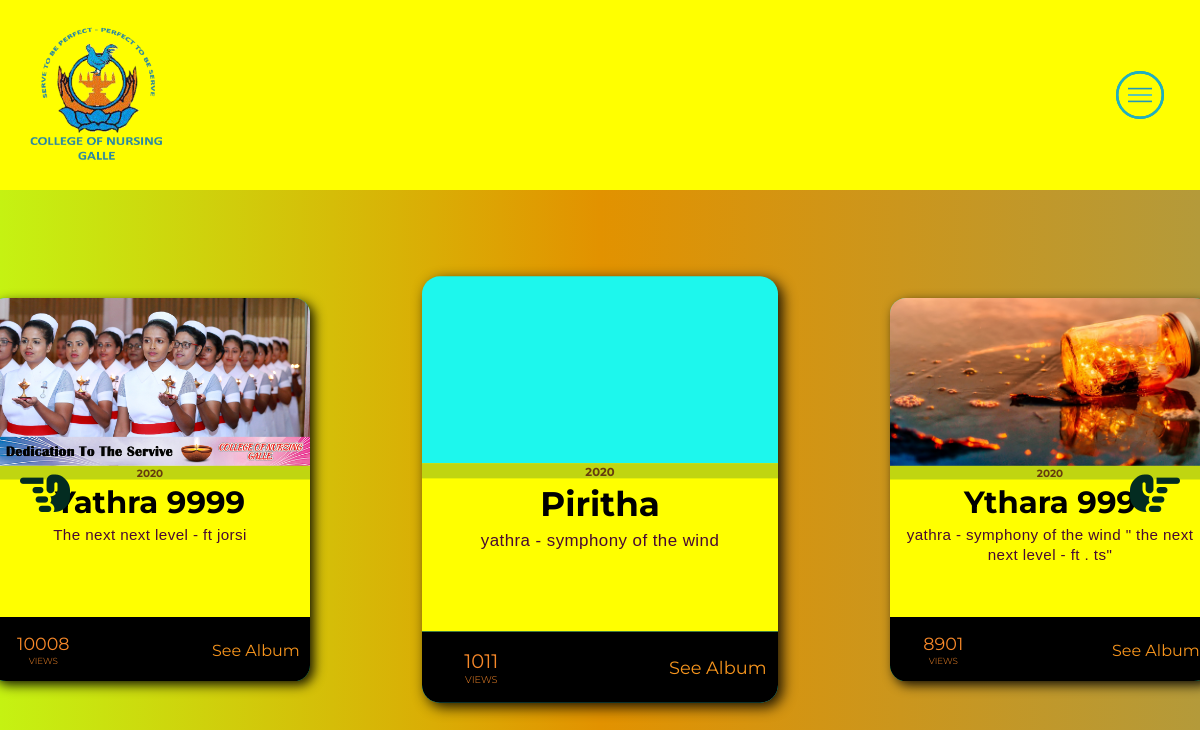
/gallery.php, run on the app's committed database.
### tables this page shows
CREATE TABLE `gallery` (
  `name` varchar(100) NOT NULL,
  `description` varchar(100) NOT NULL,
  `folder_name` varchar(100) NOT NULL,
  `clicks` int(100) NOT NULL,
  `imageID` varchar(199) NOT NULL,
  `time_stamp` timestamp NOT NULL DEFAULT current_timestamp() ON UPDATE current_timestamp()
);

### db-connection.php (called while the page is built, shortened)
<?php
class ConnectionHandler
{
    private $connection;
    function __construct($host, $user, $password, $name)
    {
        $this->host = $host;
        $this->user = $user;
        $this->name = $name;
        $this->password = $password;
        $this->connection = mysqli_connect($this->host, $this->user, $this->password, $this->name);
    }
    function getConnection()
    {
        return $this->connection;
    }
}

### Model/DatabaseHandler.php (called while the page is built, shortened)
<?php
include_once('db-connection.php');
class DatabaseHandler
{
    private $stmt;
    public function __construct()
    {
        $connection = new ConnectionHandler('localhost', 'root', '', 'userdb');
        $this->connection = $connection->getConnection();
        $this->stmt = mysqli_stmt_init($this->connection);
    }
    public function getAllEntries()
    {
        $sql = "SELECT * from `gallery` ORDER BY `gallery`.`time_stamp` DESC";
        if (!mysqli_stmt_prepare($this->stmt, $sql)) {
            $errorList = mysqli_stmt_error_list($this->stmt);
            printf("Error no %d - %s", $errorList[0]['errno'], $errorList[0]['error']);
            exit();
        } else {
            mysqli_stmt_prepare($this->stmt, $sql);
            mysqli_stmt_execute($this->stmt);
            $result = mysqli_stmt_get_result($this->stmt);
            $rows = mysqli_fetch_all($result, MYSQLI_ASSOC);
            if (mysqli_num_rows($result) == 0) {
                return false;
            } else {
                return $rows;
            }
        }
    }
}

### gallery.php (the view, shortened to what this page needs)
<!DOCTYPE html>
<html lang="en">
<?php include_once('Model/DatabaseHandler.php'); ?>
<head>
    <link rel="stylesheet" href="css/gallery.css">
    <link rel="stylesheet" href="css/frontPage.css">
</head>
<body>
    <section id="header">
        <div class="header container" style="background-color:yellow;">
            <div class="logo" >
                <img src="./img/web/ntslogopng.png" alt="Logo">
            </div>
            <div class="nav-bar">
                <div class="nav-list">
                    <div class="hamburger">
                        <div class="bar"></div>
                    </div>
                </div>
            </div>
        </div>
    </section>
    <div class="warpper">
        <span class="arrow_hover" id="left_arrow_head"><i class="fas fa-hand-point-left"></i></span>
        <?php
        $dbHandler = new gallery\DatabaseHandler();
        $rows = $dbHandler->getAllEntries();
        $num = 0;
        foreach ($rows as $row) {
            if ($num < 3) {
                $num++;
                echo '<div class="card card_' . $num . '">';
            } else {
                echo '<div class="card card_back">';
            }
            echo '<div class="card_image"
            style="background-image:url(\'gallery/' . ($row['imageID'] == "" ? 'logo.jpg' : $row['imageID']) . '\')"></div>';
            echo '<div class="card_text">';
            echo '<h4 class="date">' . substr($row['time_stamp'], 0, 4) . '</h4>';
            echo    '<h2>' . $row['name'] . '</h2>';
            echo    '<p>' . $row['description'] . '</p>';
            echo    '</div>';
            echo   '<div class="card_stats">';
            echo  '<div class="stat">';
            echo      '<div class="value" id="clicks_' . $row['name'] . '">' . $row['clicks'] . '</div>';
            echo      '<div class="type">views</div>';
            echo  '</div>';
            echo  '<div class="stat">';
            echo   '</div>';
            echo  '<div class="stat">';
            echo       '<div class="value"><a href="gal.php?dir=' . $row['folder_name'] . '" class="button" target="_blank" onclick="UpdateClicks(event,' . "'" . $row['name'] . "'" . ')" >See Album</a> </div>';
            echo  ' </div>';
            echo '</div>';
            echo '</div>';
        }
        ?>
        <span class="arrow_hover" id="right_arrow_head"><i class="fas fa-hand-point-right"></i></span>
    </div>
</body>
</html>

### css/gallery.css (style rules this page uses)
html, body { margin: 0; overflow-x: hidden; }
.logo { float:left; width: 688px; height: 190px; padding-left:20px; }
.warpper { height: 100vh; width: 100%; position: absolute; overflow: hidden; box-sizing: border-box; background: linear-gradient(to right, #c5f212, #e29200, #b49a3a); content-visibility: auto; background-attachment: fixed; }
.card { display: grid; grid-template-columns: 300px; grid-template-rows: 210px 210px 80px; grid-template-areas: "image" "text" "stats"; border-radius: 20px; box-shadow: 5px 5px 15px rgba(0, 0, 0, 0.9); text-align: center; width: 400px; position: absolute; background: #1df7ed; transition: 0.9s cubic-bezier(0.23, 0.46, 0.45, 0.94); top: 80px; }
.card_image { grid-area: image; background: url('gallery/A/logo.jpg'); border-top-left-radius: 20px; border-top-right-radius: 20px; background-size: cover; object-fit: cover; background-position: bottom; }
.card_text { grid-area: text; padding: 0px; overflow-wrap: anywhere; background: yellow; }
.card_text .date { color: #653d0d; font-size: 13px; background: #c0d511; padding-top: 0.9px; }
.card_text p { color: #480a32; font-size: 19px; font-weight: 300; }
.card_text h2 { margin-top: 0px; margin-bottom: 0px; color: black; font-size: 4.8vh; font-weight: bold; background: #f000; padding-top: 5px; }
.card_stats { grid-area: stats; display: grid; grid-template-columns: 1fr 1fr 1fr; grid-template-rows: 1fr; border-bottom-left-radius: 20px; border-bottom-right-radius: 20px; background: rgb(0 0 0); }
.card_stats .stat { display: flex; align-items: center; justify-content: center; flex-direction: column; padding: 10px; color: #f78829; }
.card_stats .type { font-size: 11px; font-weight: 300; text-transform: uppercase; }
.card_stats .value { font-size: 22px; font-weight: 400; box-sizing: border-box; }
.card_3 { display: grid; grid-template-columns: 400px; grid-template-rows: 210px 189px 80px; grid-template-areas: "image" "text" "stats"; border-radius: 20px; box-shadow: 5px 5px 15px rgba(0, 0, 0, 0.9); position: absolute; background: #0fdca3; left: calc(100% - 350px); transition: 0.9s cubic-bezier(0.23, 0.46, 0.45, 0.94); transform: scale(0.8); top: calc(50% - 150px); }
.card_2 { display: grid; grid-template-columns: 400px; grid-template-rows: 210px 189px 80px; grid-template-areas: "image" "text" "stats"; border-radius: 20px; box-shadow: 5px 5px 15px rgba(0, 0, 0, 0.9); position: absolute; right: calc(50% - 200px); left: calc(50% - 200px); z-index: 1; transition: 0.9s cubic-bezier(0.23, 0.46, 0.45, 0.94); top: calc(50% - 150px); transform: scale(0.89); }
.card_1 { display: grid; grid-template-columns: 400px; grid-template-rows: 210px 189px 80px; grid-template-areas: "image" "text" "stats"; border-radius: 20px; box-shadow: 5px 5px 15px rgba(0, 0, 0, 0.9); position: absolute; background: #0fdca3; left: calc(0% - 50px); transition: 0.9s cubic-bezier(0.23, 0.46, 0.45, 0.94); transform: scale(0.8); top: calc(50% - 150px); }
#left_arrow_head { z-index: 99; bottom: calc(40% - 44px); left: 15px; position: absolute; right: 15px; font-weight: 900; transition: 0.8s; cursor: pointer; font-size: 50px; height: 60px; text-align: center; background: transparent; color: #032c21; border-radius: 100px; width: 60px; padding-bottom: 15px; -webkit-user-select: none; -moz-user-select: none; -ms-user-select: none; user-select: none; }
#right_arrow_head { z-index: 99; position: absolute; bottom: calc(40% - 44px); right: 15px; font-size: 50px; font-weight: 900; transition: 0.8s; cursor: pointer; height: 60px; outline: none; text-align: center; background: transparent; color: #032c21; border-radius: 100px; width: 60px; padding-bottom: 15px; -webkit-user-select: none; -moz-user-select: none; -ms-user-select: none; user-select: none; }
a.button { text-decoration: none; font-size: 20px; padding: 2px 2px 2px 0px; border-radius: 20px; margin: 0px 0px 0px 0px; box-sizing: border-box; color: #f7951d; position: relative; transition: 0.9s; }
a.button::before { content: ""; height: 1px; background-color: #000000; position: absolute; width: 0%; top: 0%; right: 0%; transition: 0.9s; }
a.button::after { content: ""; height: 1px; background-color: #000000; position: absolute; width: 0%; bottom: 0%; left: 0%; transition: 0.9s; }
p { font-family: 'Advent Pro', sans-serif; }

### data on the page
gallery: imageID (picture), time_stamp "2020", name "Yathra 9999", description "The next next level - ft jorsi", clicks "10008"
gallery: time_stamp "2020", name "Piritha", description "yathra - symphony of the wind", clicks "1011"
gallery: imageID (picture), time_stamp "2020", name "Ythara 999", description "yathra - symphony of the wind \" the next next level - ft . ts\"", clicks "8901"
